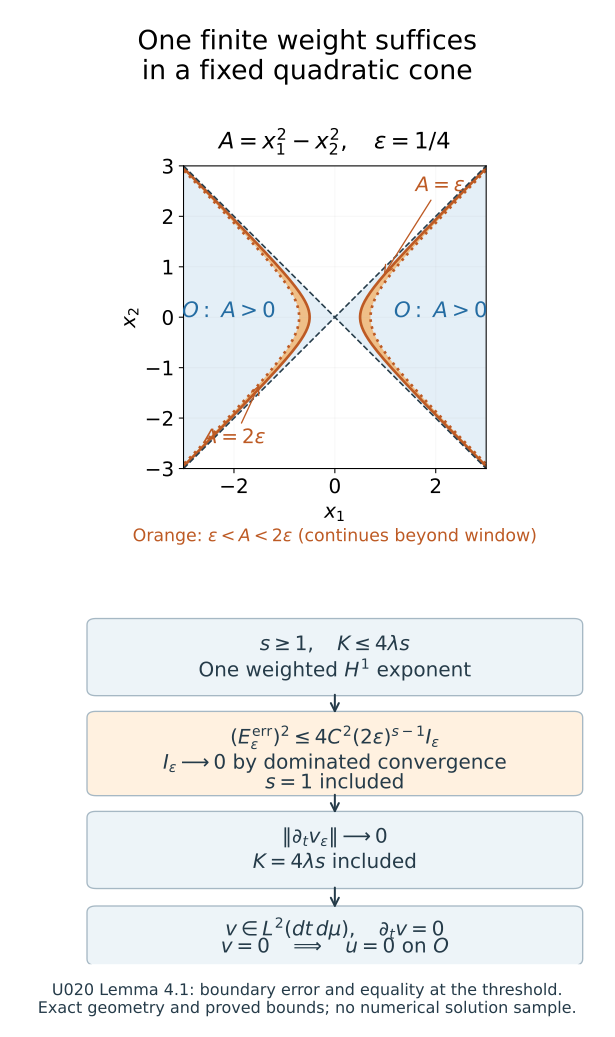

Generate this figure with Python:
"""CC0 exact cone layer and proof diagram for U020 Lemma 4.1.

No solution or error magnitude is sampled. Curves are A=x1^2-x2^2
at epsilon=1/4; the diagram states the proved inequalities in the lesson.
Run with Python, NumPy and Matplotlib. Outputs remain beside this source.
"""
from pathlib import Path
import numpy as np
import matplotlib
matplotlib.use('Agg')
import matplotlib.pyplot as plt
from matplotlib.patches import FancyBboxPatch

plt.rcParams.update({'font.family':'DejaVu Sans','font.size':15,
                     'svg.hashsalt':'finite-weight-boundary-layer-v1'})
out=Path(__file__).resolve().parent
eps=1/4
fig,(ax,bx)=plt.subplots(2,1,figsize=(6.4,10.8),gridspec_kw={'height_ratios':[1,1.18]})
fig.subplots_adjust(left=.14,right=.95,bottom=.07,top=.84,hspace=.42)
blue='#246ca2';orange='#bd5a24';ink='#253b49'
grid=np.linspace(-3,3,601);x,y=np.meshgrid(grid,grid);a=x*x-y*y
ax.contourf(x,y,a,levels=[0,20],colors=['#e4eff7'])
ax.contourf(x,y,a,levels=[eps,2*eps],colors=['#efbf88'])
yy=np.linspace(-3,3,601)
for level,style in [(eps,'-'),(2*eps,':')]:
 xx=np.sqrt(yy*yy+level)
 assert np.max(np.abs(xx*xx-yy*yy-level))<1e-12
 for sign in [-1,1]:ax.plot(sign*xx,yy,color=orange,lw=2,ls=style)
ax.plot(grid,grid,'--',color=ink,lw=1.2);ax.plot(grid,-grid,'--',color=ink,lw=1.2)
ax.text(2.1,0,r'$O:\ A>0$',color=blue,ha='center',fontsize=16)
ax.text(-2.1,0,r'$O:\ A>0$',color=blue,ha='center',fontsize=16)
ax.annotate(r'$A=\varepsilon$',xy=(np.sqrt(.8**2+eps),.8),xytext=(1.6,2.5),
            color=orange,fontsize=15,arrowprops={'arrowstyle':'->','color':orange})
ax.annotate(r'$A=2\varepsilon$',xy=(-np.sqrt(1.3**2+2*eps),-1.3),xytext=(-2.6,-2.5),
            color=orange,fontsize=15,arrowprops={'arrowstyle':'->','color':orange})
ax.set_xlim(-3,3);ax.set_ylim(-3,3);ax.set_aspect('equal')
ax.set_xlabel(r'$x_1$');ax.set_ylabel(r'$x_2$');ax.grid(alpha=.1)
ax.set_title(r'$A=x_1^2-x_2^2,\quad\varepsilon=1/4$',fontsize=17,pad=13)
ax.text(.5,-.24,'Orange: '+r'$\varepsilon<A<2\varepsilon$'+' (continues beyond window)',
        transform=ax.transAxes,ha='center',fontsize=13,color=orange)
bx.set_xlim(0,1);bx.set_ylim(0,1);bx.axis('off')
def box(y,h,lines,color):
 bx.add_patch(FancyBboxPatch((.02,y),.96,h,boxstyle='round,pad=.018',
                            facecolor=color,edgecolor='#a6b8c4'))
 for off,label in lines:bx.text(.5,y+off,label,ha='center',va='center',color=ink,fontsize=15)
box(.77,.18,[(.125,r'$s\geq1,\quad K\leq4\lambda s$'),
              (.055,'One weighted '+r'$H^1$'+' exponent')],'#edf4f8')
box(.49,.20,[(.145,r'$(E_\varepsilon^{\rm err})^2\leq4C^2(2\varepsilon)^{s-1}I_\varepsilon$'),
              (.073,r'$I_\varepsilon\longrightarrow0$'+' by dominated convergence'),
              (.018,r'$s=1$'+' included')],'#fff1e0')
box(.23,.18,[(.125,r'$\|\partial_t v_\varepsilon\|\longrightarrow0$'),
              (.055,r'$K=4\lambda s$'+' included')],'#edf4f8')
box(.015,.13,[(.085,r'$v\in L^2(dt\,d\mu),\quad\partial_t v=0$'),
               (.033,r'$v=0\quad\Longrightarrow\quad u=0\ \mathrm{on}\ O$')],'#edf4f8')
for upper,lower in [(.77,.69),(.49,.41),(.23,.145)]:
 bx.annotate('',xy=(.5,lower+.005),xytext=(.5,upper-.008),
             arrowprops={'arrowstyle':'->','color':ink,'lw':1.5})
fig.suptitle('One finite weight suffices\nin a fixed quadratic cone',fontsize=20,y=.972)
fig.text(.5,.023,'U020 Lemma 4.1: boundary error and equality at the threshold.\n'
         'Exact geometry and proved bounds; no numerical solution sample.',ha='center',fontsize=12,color=ink)
fig.savefig(out/'finite-weight-boundary-layer.png',dpi=180,metadata={'Software':'Original CC0 mathematical plot'})
fig.savefig(out/'finite-weight-boundary-layer.svg',metadata={'Date':None,'Creator':'Original CC0 mathematical plot'})
plt.close(fig)
print('Generated exact finite-weight boundary layer and endpoint proof diagram.')
